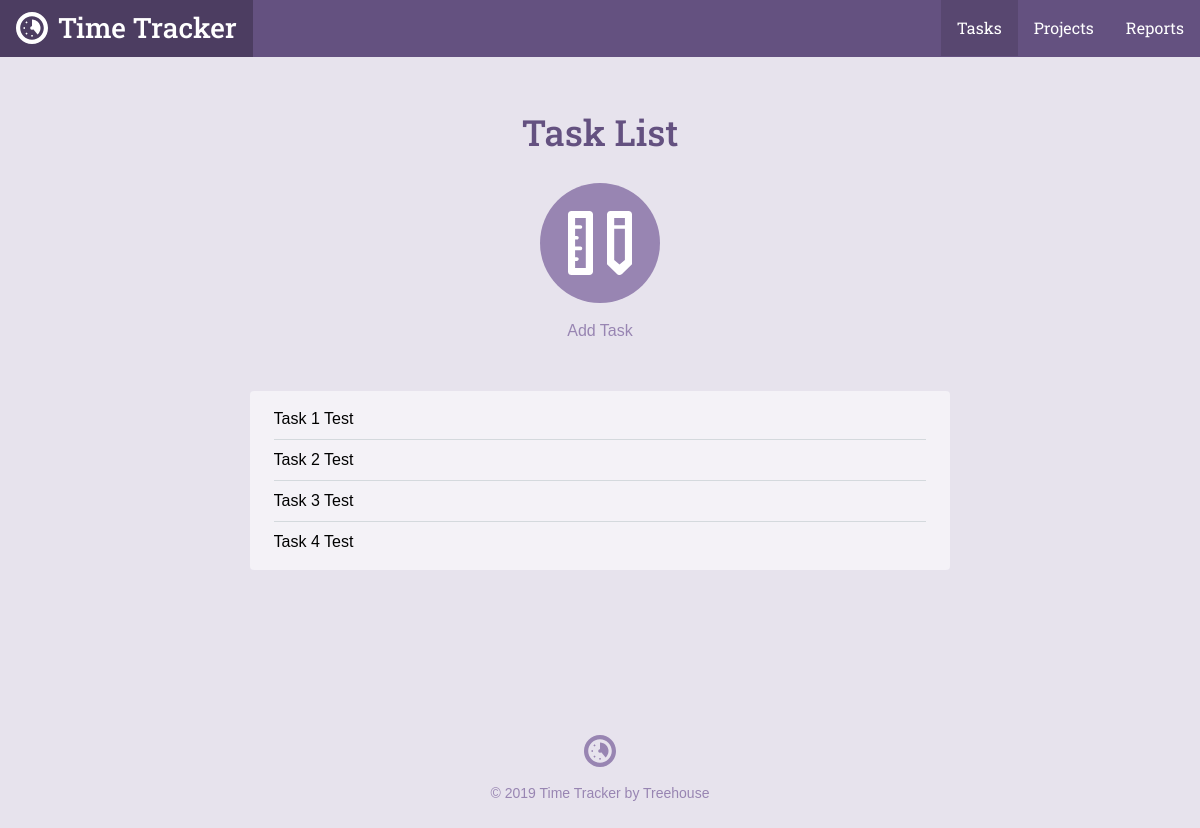
The page /task_list.php on the database its author committed.
### tables this page shows
CREATE TABLE `tasks` (
	`task_id`	INTEGER PRIMARY KEY AUTOINCREMENT,
	`project_id`	INTEGER,
	`title`	TEXT,
	`date`	INTEGER NOT NULL,
	`time`	TEXT NOT NULL
);

### inc/functions.php (called while the page is built, shortened)
<?php
function get_task_list(){
    include 'connection.php';
    $sql = 'SELECT tasks.*, projects.title as project FROM tasks'
        . ' JOIN projects ON tasks.project_id = projects.project_id';
    try {
    return $db->query($sql);
    } catch (Exception $e){
        echo "Error!: " . $e->getMessage() . "</br>";
        return array();
    }
}

### task_list.php (the view, shortened to what this page needs)
<?php
require 'inc/functions.php';
include 'inc/header.php';
?>
<div class="section catalog random">
    <div class="col-container page-container">
        <div class="col col-70-md col-60-lg col-center">
            <h1 class="actions-header">Task List</h1>
            <div class="actions-item">
                <a class="actions-link" href="task.php">
                    <span class="actions-icon">
                        <svg viewbox="0 0 64 64"><use xlink:href="#task_icon"></use></svg>
                    </span>
                Add Task</a>
            </div>
            <div class="form-container">
              <ul class="items">
              <?php
                foreach(get_task_list() as $item){
                        echo '<li>' . $item['title']. "</li>";
                }
                ?>
              </ul>
            </div>
        </div>
    </div>
</div>
<?php include("inc/footer.php"); ?>

### css/style.css (style rules this page uses)
html { font-family: sans-serif; -ms-text-size-adjust: 100%; -webkit-text-size-adjust: 100%; }
body { margin: 0; }
a { background-color: transparent; }
h1 { font-size: 2em; margin: 0.67em 0; }
svg:not(:root) { overflow: hidden; }
html { font-size: 100%; line-height: 1.5; -webkit-tap-highlight-color: transparent; }
body { font-size: 1rem; font-family: "Gotham Rounded A", "Gotham Rounded B", "Helvetica", Helvetica, Arial, sans-serif; font-style: normal; font-weight: 400; }
.col { float: left; width: 100%; }
.col-container:before, .col-container:after { content: " "; display: table; }
.col-container:after { clear: both; }
.col-center { float: none; margin: 0 auto; }
@media screen and (min-width: 680px) { .col-70-md { width: 70% !important; } }
@media screen and (min-width: 960px) { .col-60-lg { width: 60% !important; } }
h1, h2, h3, h4, h5, h6 { color: #40484a; display: block; font-weight: 500; margin: 0; text-rendering: optimizeLegibility; }
h1 { font-size: 2.25rem; }
a { color: #3f8abf; cursor: pointer; transition: color 300ms 0s ease; text-decoration: none; }
ul, ol { margin: 0; padding: 0 0 0 2rem; }
body { background-color: #e7e3ed; }
h1, h2, h3, h4, h5, h6 { color: #645180; font-family: "Roboto Slab", Helvetica, Arial, sans-serif; }
.col-container { margin: 0 auto; max-width: 1200px; }
.actions-header { margin-bottom: 1.5rem; }
.actions-item { margin: 0 1.5rem; }
@media screen and (min-width: 680px) { .actions-item { display: inline-block; float: left; } }
.page-container .actions-item { float: none; }
.actions-link { transition: color 200ms ease-in-out; color: #9885b2; display: block; }
@media screen { .actions-link { margin-bottom: 2rem; } }
@media screen and (min-width: 680px) { .actions-link { margin-bottom: 0; } }
.actions-icon { width: 120px; height: 120px; transition: background 200ms ease-in-out; display: block; background-color: #9885b2; border-radius: 9999px; }
@media screen { .actions-icon { margin-bottom: 0.5rem; } }
@media screen and (min-width: 680px) { .actions-icon { margin-bottom: 1rem; } }
.actions-icon svg { width: 64px; height: 64px; margin-top: 28px; fill: #fff; display: inline-block; }
.page-container .actions-icon { margin-left: auto; margin-right: auto; }
.page-container { text-align: center; }
@media screen { .page-container { padding: 1.5rem 1rem 0 1rem; } }
@media screen and (min-width: 680px) { .page-container { padding-top: 3rem; } }
.form-container { background-color: #f4f2f7; border-radius: 4px; }
@media screen { .form-container { padding: 0.5rem 1.5rem; margin-top: 0.5rem; margin-bottom: 1.5rem; } }
@media screen and (min-width: 680px) { .form-container { padding: 0.5rem 1.5rem; margin-top: 3rem; margin-bottom: 0; } }
.items { list-style: none; overflow: hidden; padding: 0; margin: 0; }
.items li { position: relative; text-align: left; border-bottom: solid 1px #d4d9dd; padding-top: 0.5rem; padding-bottom: 0.5rem; }
.items li:last-child { border-bottom: none !important; }

### rows shown on the page
tasks: title "Task 1 Test"
tasks: title "Task 2 Test"
tasks: title "Task 3 Test"
tasks: title "Task 4 Test"
